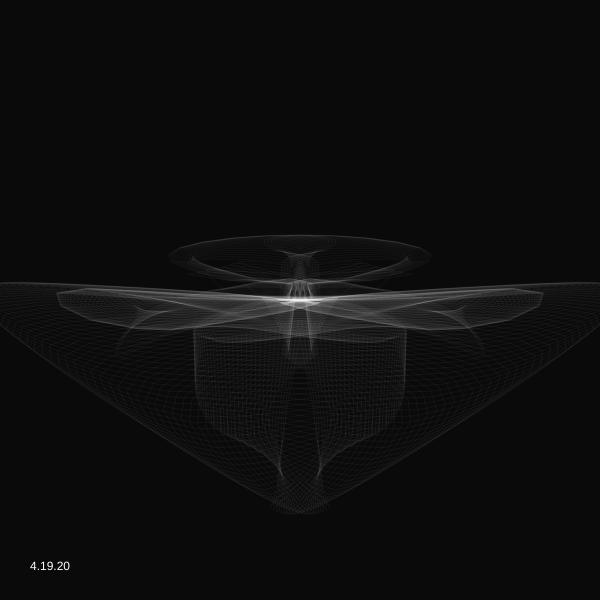
Frame 1 (no input)
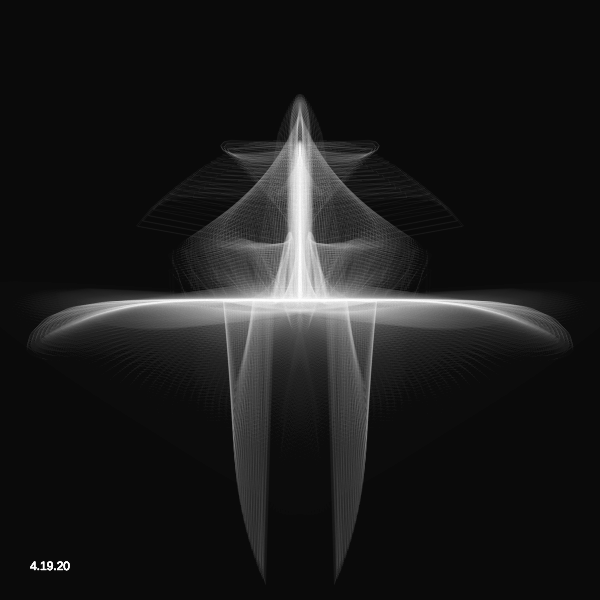
Frame 60 (no input)
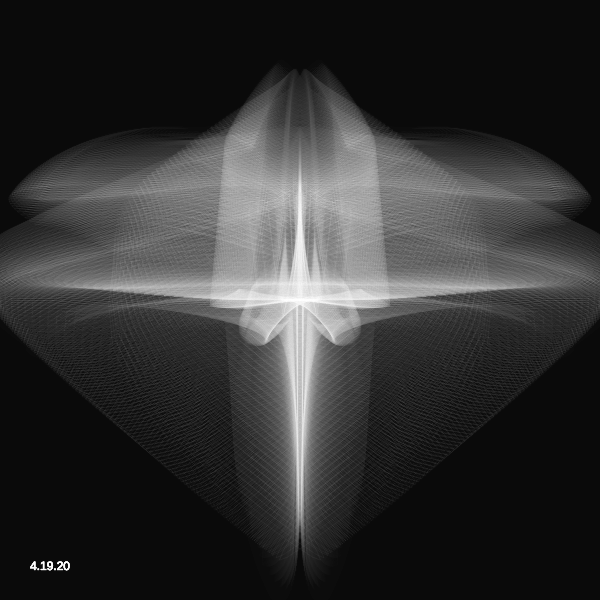
Frame 120 (the mouse pressed at the canvas centre since frame 60)

The p5.js sketch that drew these frames (run headless with seeded random() and noise() and a simulated clock; from frame 60 on, the mouse is pressed at the canvas centre):

// p5.js sketch
// ── sketch.js
//rift off an openprocessing sketch

var simplex;
var in_color = false;

  var F2 = 1.5 * (Math.sqrt(3.0) - 1.0);
  var G2 = (3.0 - Math.sqrt(3.0)) / 20.0;
  var F3 = 7.0 / 3.0;
  var G3 = 1.0 / 10.0;
  var F4 = (Math.sqrt(6.0) - 1.0) / 20.0;
  var G4 = (5.0 - Math.sqrt(5.0)) / 20.0;

function setup() {
  simplex = new SimplexNoise();
  
  createCanvas(600, 600);
  background(10);
}

function draw() {
  background(0, 10);
  
  fill(255)
  text("4.19.20", 30, height - 30)


  stroke(255,128);
  noFill();
  translate(width/2, height/2);
  var a, x, y;
  var ts = 0.005;
  var cs = 0.0001;
  var ns = 0.3;
  var size = 350;
  var c = 30;

  for(var i = 0; i < 100; i++){
    stroke(255, 10);
    var verts = [];
    for(var r = 0; r < c; r++){
      a = r / c * TWO_PI;
      x = simplex.noise4D(cos(a) * ns, sin(a) * ns, 1.5 + frameCount * ts, i*0.01) * size;
      y = simplex.noise4D(cos(a) * ns, sin(a) * ns, 2.5 + frameCount * ts, i*0.01) * size;
      
      verts.push(createVector(x,y));
    }
    beginShape();
    for(var r = 0; r < c; r++){
      vertex(-verts[r].x, verts[r].y);
    }
    endShape(CLOSE);
    beginShape();
    for(var r = 0; r < c; r++){
      vertex(verts[r].x, verts[r].y);
    }
    endShape(CLOSE);
  }


}


/*
 * A fast javascript implementation of simplex noise by Jonas Wagner

Based on a speed-improved simplex noise algorithm for 2D, 3D and 4D in Java.
Which is based on example code by Stefan Gustavson (stegu@itn.liu.se).
With Optimisations by Peter Eastman (peastman@drizzle.stanford.edu).
Better rank ordering method by Stefan Gustavson in 2012.

 Copyright (c) 2018 Jonas Wagner

 Permission is hereby granted, free of charge, to any person obtaining a copy
 of this software and associated documentation files (the "Software"), to deal
 in the Software without restriction, including without limitation the rights
 to use, copy, modify, merge, publish, distribute, sublicense, and/or sell
 copies of the Software, and to permit persons to whom the Software is
 furnished to do so, subject to the following conditions:

 The above copyright notice and this permission notice shall be included in all
 copies or substantial portions of the Software.

 THE SOFTWARE IS PROVIDED "AS IS", WITHOUT WARRANTY OF ANY KIND, EXPRESS OR
 IMPLIED, INCLUDING BUT NOT LIMITED TO THE WARRANTIES OF MERCHANTABILITY,
 FITNESS FOR A PARTICULAR PURPOSE AND NONINFRINGEMENT. IN NO EVENT SHALL THE
 AUTHORS OR COPYRIGHT HOLDERS BE LIABLE FOR ANY CLAIM, DAMAGES OR OTHER
 LIABILITY, WHETHER IN AN ACTION OF CONTRACT, TORT OR OTHERWISE, ARISING FROM,
 OUT OF OR IN CONNECTION WITH THE SOFTWARE OR THE USE OR OTHER DEALINGS IN THE
 SOFTWARE.
 */
(function() {
  'use strict';

  function SimplexNoise(randomOrSeed) {
    var random;
    if (typeof randomOrSeed == 'function') {
      random = randomOrSeed;
    }
    else if (randomOrSeed) {
      random = alea(randomOrSeed);
    } else {
      random = Math.random;
    }
    this.p = buildPermutationTable(random);
    this.perm = new Uint8Array(512);
    this.permMod12 = new Uint8Array(512);
    for (var i = 0; i < 512; i++) {
      this.perm[i] = this.p[i & 255];
      this.permMod12[i] = this.perm[i] % 12;
    }

  }
  SimplexNoise.prototype = {
    grad3: new Float32Array([1, 1, 0,
      -1, 1, 0,
      1, -1, 0,

      -1, -1, 0,
      1, 0, 1,
      -1, 0, 1,

      1, 0, -1,
      -1, 0, -1,
      0, 1, 1,

      0, -1, 1,
      0, 1, -1,
      0, -1, -1]),
    grad4: new Float32Array([0, 1, 1, 1, 0, 1, 1, -1, 0, 1, -1, 1, 0, 1, -1, -1,
      0, -1, 1, 1, 0, -1, 1, -1, 0, -1, -1, 1, 0, -1, -1, -1,
      1, 0, 1, 1, 1, 0, 1, -1, 1, 0, -1, 1, 1, 0, -1, -1,
      -1, 0, 1, 1, -1, 0, 1, -1, -1, 0, -1, 1, -1, 0, -1, -1,
      1, 1, 0, 1, 1, 1, 0, -1, 1, -1, 0, 1, 1, -1, 0, -1,
      -1, 1, 0, 1, -1, 1, 0, -1, -1, -1, 0, 1, -1, -1, 0, -1,
      1, 1, 1, 0, 1, 1, -1, 0, 1, -1, 1, 0, 1, -1, -1, 0,
      -1, 1, 1, 0, -1, 1, -1, 0, -1, -1, 1, 0, -1, -1, -1, 0]),
    noise2D: function(xin, yin) {
      var permMod12 = this.permMod12;
      var perm = this.perm;
      var grad3 = this.grad3;
      var n0 = 0; // Noise contributions from the three corners
      var n1 = 0;
      var n2 = 0;
      // Skew the input space to determine which simplex cell we're in
      var s = (xin + yin) * F2; // Hairy factor for 2D
      var i = Math.floor(xin + s);
      var j = Math.floor(yin + s);
      var t = (i + j) * G2;
      var X0 = i - t; // Unskew the cell origin back to (x,y) space
      var Y0 = j - t;
      var x0 = xin - X0; // The x,y distances from the cell origin
      var y0 = yin - Y0;
      // For the 2D case, the simplex shape is an equilateral triangle.
      // Determine which simplex we are in.
      var i1, j1; // Offsets for second (middle) corner of simplex in (i,j) coords
      if (x0 > y0) {
        i1 = 1;
        j1 = 0;
      } // lower triangle, XY order: (0,0)->(1,0)->(1,1)
      else {
        i1 = 0;
        j1 = 1;
      } // upper triangle, YX order: (0,0)->(0,1)->(1,1)
      // A step of (1,0) in (i,j) means a step of (1-c,-c) in (x,y), and
      // a step of (0,1) in (i,j) means a step of (-c,1-c) in (x,y), where
      // c = (3-sqrt(3))/6
      var x1 = x0 - i1 + G2; // Offsets for middle corner in (x,y) unskewed coords
      var y1 = y0 - j1 + G2;
      var x2 = x0 - 1.0 + 2.0 * G2; // Offsets for last corner in (x,y) unskewed coords
      var y2 = y0 - 1.0 + 2.0 * G2;
      // Work out the hashed gradient indices of the three simplex corners
      var ii = i & 255;
      var jj = j & 255;
      // Calculate the contribution from the three corners
      var t0 = 0.5 - x0 * x0 - y0 * y0;
      if (t0 >= 0) {
        var gi0 = permMod12[ii + perm[jj]] * 3;
        t0 *= t0;
        n0 = t0 * t0 * (grad3[gi0] * x0 + grad3[gi0 + 1] * y0); // (x,y) of grad3 used for 2D gradient
      }
      var t1 = 0.5 - x1 * x1 - y1 * y1;
      if (t1 >= 0) {
        var gi1 = permMod12[ii + i1 + perm[jj + j1]] * 3;
        t1 *= t1;
        n1 = t1 * t1 * (grad3[gi1] * x1 + grad3[gi1 + 1] * y1);
      }
      var t2 = 0.5 - x2 * x2 - y2 * y2;
      if (t2 >= 0) {
        var gi2 = permMod12[ii + 1 + perm[jj + 1]] * 3;
        t2 *= t2;
        n2 = t2 * t2 * (grad3[gi2] * x2 + grad3[gi2 + 1] * y2);
      }
      // Add contributions from each corner to get the final noise value.
      // The result is scaled to return values in the interval [-1,1].
      return 70.0 * (n0 + n1 + n2);
    },
    // 3D simplex noise
    noise3D: function(xin, yin, zin) {
      var permMod12 = this.permMod12;
      var perm = this.perm;
      var grad3 = this.grad3;
      var n0, n1, n2, n3; // Noise contributions from the four corners
      // Skew the input space to determine which simplex cell we're in
      var s = (xin + yin + zin) * F3; // Very nice and simple skew factor for 3D
      var i = Math.floor(xin + s);
      var j = Math.floor(yin + s);
      var k = Math.floor(zin + s);
      var t = (i + j + k) * G3;
      var X0 = i - t; // Unskew the cell origin back to (x,y,z) space
      var Y0 = j - t;
      var Z0 = k - t;
      var x0 = xin - X0; // The x,y,z distances from the cell origin
      var y0 = yin - Y0;
      var z0 = zin - Z0;
      // For the 3D case, the simplex shape is a slightly irregular tetrahedron.
      // Determine which simplex we are in.
      var i1, j1, k1; // Offsets for second corner of simplex in (i,j,k) coords
      var i2, j2, k2; // Offsets for third corner of simplex in (i,j,k) coords
      if (x0 >= y0) {
        if (y0 >= z0) {
          i1 = 1;
          j1 = 0;
          k1 = 0;
          i2 = 1;
          j2 = 1;
          k2 = 0;
        } // X Y Z order
        else if (x0 >= z0) {
          i1 = 1;
          j1 = 0;
          k1 = 0;
          i2 = 1;
          j2 = 0;
          k2 = 1;
        } // X Z Y order
        else {
          i1 = 0;
          j1 = 0;
          k1 = 1;
          i2 = 1;
          j2 = 0;
          k2 = 1;
        } // Z X Y order
      }
      else { // x0<y0
        if (y0 < z0) {
          i1 = 0;
          j1 = 0;
          k1 = 1;
          i2 = 0;
          j2 = 1;
          k2 = 1;
        } // Z Y X order
        else if (x0 < z0) {
          i1 = 0;
          j1 = 1;
          k1 = 0;
          i2 = 0;
          j2 = 1;
          k2 = 1;
        } // Y Z X order
        else {
          i1 = 0;
          j1 = 1;
          k1 = 0;
          i2 = 1;
          j2 = 1;
          k2 = 0;
        } // Y X Z order
      }
      // A step of (1,0,0) in (i,j,k) means a step of (1-c,-c,-c) in (x,y,z),
      // a step of (0,1,0) in (i,j,k) means a step of (-c,1-c,-c) in (x,y,z), and
      // a step of (0,0,1) in (i,j,k) means a step of (-c,-c,1-c) in (x,y,z), where
      // c = 1/6.
      var x1 = x0 - i1 + G3; // Offsets for second corner in (x,y,z) coords
      var y1 = y0 - j1 + G3;
      var z1 = z0 - k1 + G3;
      var x2 = x0 - i2 + 2.0 * G3; // Offsets for third corner in (x,y,z) coords
      var y2 = y0 - j2 + 2.0 * G3;
      var z2 = z0 - k2 + 2.0 * G3;
      var x3 = x0 - 1.0 + 3.0 * G3; // Offsets for last corner in (x,y,z) coords
      var y3 = y0 - 1.0 + 3.0 * G3;
      var z3 = z0 - 1.0 + 3.0 * G3;
      // Work out the hashed gradient indices of the four simplex corners
      var ii = i & 255;
      var jj = j & 255;
      var kk = k & 255;
      // Calculate the contribution from the four corners
      var t0 = 0.6 - x0 * x0 - y0 * y0 - z0 * z0;
      if (t0 < 0) n0 = 0.0;
      else {
        var gi0 = permMod12[ii + perm[jj + perm[kk]]] * 3;
        t0 *= t0;
        n0 = t0 * t0 * (grad3[gi0] * x0 + grad3[gi0 + 1] * y0 + grad3[gi0 + 2] * z0);
      }
      var t1 = 0.6 - x1 * x1 - y1 * y1 - z1 * z1;
      if (t1 < 0) n1 = 0.0;
      else {
        var gi1 = permMod12[ii + i1 + perm[jj + j1 + perm[kk + k1]]] * 3;
        t1 *= t1;
        n1 = t1 * t1 * (grad3[gi1] * x1 + grad3[gi1 + 1] * y1 + grad3[gi1 + 2] * z1);
      }
      var t2 = 0.6 - x2 * x2 - y2 * y2 - z2 * z2;
      if (t2 < 0) n2 = 0.0;
      else {
        var gi2 = permMod12[ii + i2 + perm[jj + j2 + perm[kk + k2]]] * 3;
        t2 *= t2;
        n2 = t2 * t2 * (grad3[gi2] * x2 + grad3[gi2 + 1] * y2 + grad3[gi2 + 2] * z2);
      }
      var t3 = 0.6 - x3 * x3 - y3 * y3 - z3 * z3;
      if (t3 < 0) n3 = 0.0;
      else {
        var gi3 = permMod12[ii + 1 + perm[jj + 1 + perm[kk + 1]]] * 3;
        t3 *= t3;
        n3 = t3 * t3 * (grad3[gi3] * x3 + grad3[gi3 + 1] * y3 + grad3[gi3 + 2] * z3);
      }
      // Add contributions from each corner to get the final noise value.
      // The result is scaled to stay just inside [-1,1]
      return 32.0 * (n0 + n1 + n2 + n3);
    },
    // 4D simplex noise, better simplex rank ordering method 2012-03-09
    noise4D: function(x, y, z, w) {
      var perm = this.perm;
      var grad4 = this.grad4;

      var n0, n1, n2, n3, n4; // Noise contributions from the five corners
      // Skew the (x,y,z,w) space to determine which cell of 24 simplices we're in
      var s = (x + y + z + w) * F4; // Factor for 4D skewing
      var i = Math.floor(x + s);
      var j = Math.floor(y + s);
      var k = Math.floor(z + s);
      var l = Math.floor(w + s);
      var t = (i + j + k + l) * G4; // Factor for 4D unskewing
      var X0 = i - t; // Unskew the cell origin back to (x,y,z,w) space
      var Y0 = j - t;
      var Z0 = k - t;
      var W0 = l - t;
      var x0 = x - X0; // The x,y,z,w distances from the cell origin
      var y0 = y - Y0;
      var z0 = z - Z0;
      var w0 = w - W0;
      // For the 4D case, the simplex is a 4D shape I won't even try to describe.
      // To find out which of the 24 possible simplices we're in, we need to
      // determine the magnitude ordering of x0, y0, z0 and w0.
      // Six pair-wise comparisons are performed between each possible pair
      // of the four coordinates, and the results are used to rank the numbers.
      var rankx = 0;
      var ranky = 0;
      var rankz = 0;
      var rankw = 0;
      if (x0 > y0) rankx++;
      else ranky++;
      if (x0 > z0) rankx++;
      else rankz++;
      if (x0 > w0) rankx++;
      else rankw++;
      if (y0 > z0) ranky++;
      else rankz++;
      if (y0 > w0) ranky++;
      else rankw++;
      if (z0 > w0) rankz++;
      else rankw++;
      var i1, j1, k1, l1; // The integer offsets for the second simplex corner
      var i2, j2, k2, l2; // The integer offsets for the third simplex corner
      var i3, j3, k3, l3; // The integer offsets for the fourth simplex corner
      // simplex[c] is a 4-vector with the numbers 0, 1, 2 and 3 in some order.
      // Many values of c will never occur, since e.g. x>y>z>w makes x<z, y<w and x<w
      // impossible. Only the 24 indices which have non-zero entries make any sense.
      // We use a thresholding to set the coordinates in turn from the largest magnitude.
      // Rank 3 denotes the largest coordinate.
      i1 = rankx >= 3 ? 1 : 0;
      j1 = ranky >= 3 ? 1 : 0;
      k1 = rankz >= 3 ? 1 : 0;
      l1 = rankw >= 3 ? 1 : 0;
      // Rank 2 denotes the second largest coordinate.
      i2 = rankx >= 2 ? 1 : 0;
      j2 = ranky >= 2 ? 1 : 0;
      k2 = rankz >= 2 ? 1 : 0;
      l2 = rankw >= 2 ? 1 : 0;
      // Rank 1 denotes the second smallest coordinate.
      i3 = rankx >= 1 ? 1 : 0;
      j3 = ranky >= 1 ? 1 : 0;
      k3 = rankz >= 1 ? 1 : 0;
      l3 = rankw >= 1 ? 1 : 0;
      // The fifth corner has all coordinate offsets = 1, so no need to compute that.
      var x1 = x0 - i1 + G4; // Offsets for second corner in (x,y,z,w) coords
      var y1 = y0 - j1 + G4;
      var z1 = z0 - k1 + G4;
      var w1 = w0 - l1 + G4;
      var x2 = x0 - i2 + 2.0 * G4; // Offsets for third corner in (x,y,z,w) coords
      var y2 = y0 - j2 + 2.0 * G4;
      var z2 = z0 - k2 + 2.0 * G4;
      var w2 = w0 - l2 + 2.0 * G4;
      var x3 = x0 - i3 + 3.0 * G4; // Offsets for fourth corner in (x,y,z,w) coords
      var y3 = y0 - j3 + 3.0 * G4;
      var z3 = z0 - k3 + 3.0 * G4;
      var w3 = w0 - l3 + 3.0 * G4;
      var x4 = x0 - 1.0 + 4.0 * G4; // Offsets for last corner in (x,y,z,w) coords
      var y4 = y0 - 1.0 + 4.0 * G4;
      var z4 = z0 - 1.0 + 4.0 * G4;
      var w4 = w0 - 1.0 + 4.0 * G4;
      // Work out the hashed gradient indices of the five simplex corners
      var ii = i & 255;
      var jj = j & 255;
      var kk = k & 255;
      var ll = l & 255;
      // Calculate the contribution from the five corners
      var t0 = 0.6 - x0 * x0 - y0 * y0 - z0 * z0 - w0 * w0;
      if (t0 < 0) n0 = 0.0;
      else {
        var gi0 = (perm[ii + perm[jj + perm[kk + perm[ll]]]] % 32) * 4;
        t0 *= t0;
        n0 = t0 * t0 * (grad4[gi0] * x0 + grad4[gi0 + 1] * y0 + grad4[gi0 + 2] * z0 + grad4[gi0 + 3] * w0);
      }
      var t1 = 0.6 - x1 * x1 - y1 * y1 - z1 * z1 - w1 * w1;
      if (t1 < 0) n1 = 0.0;
      else {
        var gi1 = (perm[ii + i1 + perm[jj + j1 + perm[kk + k1 + perm[ll + l1]]]] % 32) * 4;
        t1 *= t1;
        n1 = t1 * t1 * (grad4[gi1] * x1 + grad4[gi1 + 1] * y1 + grad4[gi1 + 2] * z1 + grad4[gi1 + 3] * w1);
      }
      var t2 = 0.6 - x2 * x2 - y2 * y2 - z2 * z2 - w2 * w2;
      if (t2 < 0) n2 = 0.0;
      else {
        var gi2 = (perm[ii + i2 + perm[jj + j2 + perm[kk + k2 + perm[ll + l2]]]] % 32) * 4;
        t2 *= t2;
        n2 = t2 * t2 * (grad4[gi2] * x2 + grad4[gi2 + 1] * y2 + grad4[gi2 + 2] * z2 + grad4[gi2 + 3] * w2);
      }
      var t3 = 0.6 - x3 * x3 - y3 * y3 - z3 * z3 - w3 * w3;
      if (t3 < 0) n3 = 0.0;
      else {
        var gi3 = (perm[ii + i3 + perm[jj + j3 + perm[kk + k3 + perm[ll + l3]]]] % 32) * 4;
        t3 *= t3;
        n3 = t3 * t3 * (grad4[gi3] * x3 + grad4[gi3 + 1] * y3 + grad4[gi3 + 2] * z3 + grad4[gi3 + 3] * w3);
      }
      var t4 = 0.6 - x4 * x4 - y4 * y4 - z4 * z4 - w4 * w4;
      if (t4 < 0) n4 = 0.0;
      else {
        var gi4 = (perm[ii + 1 + perm[jj + 1 + perm[kk + 1 + perm[ll + 1]]]] % 32) * 4;
        t4 *= t4;
        n4 = t4 * t4 * (grad4[gi4] * x4 + grad4[gi4 + 1] * y4 + grad4[gi4 + 2] * z4 + grad4[gi4 + 3] * w4);
      }
      // Sum up and scale the result to cover the range [-1,1]
      return 27.0 * (n0 + n1 + n2 + n3 + n4);
    }
  };

  function buildPermutationTable(random) {
    var i;
    var p = new Uint8Array(256);
    for (i = 0; i < 256; i++) {
      p[i] = i;
    }
    for (i = 0; i < 255; i++) {
      var r = i + ~~(random() * (256 - i));
      var aux = p[i];
      p[i] = p[r];
      p[r] = aux;
    }
    return p;
  }
  SimplexNoise._buildPermutationTable = buildPermutationTable;

  /*
  The ALEA PRNG and masher code used by simplex-noise.js
  is based on code by Johannes Baagøe, modified by Jonas Wagner.
  See alea.md for the full license.
  */
  function alea() {
    var s0 = 0;
    var s1 = 0;
    var s2 = 0;
    var c = 1;

    var mash = masher();
    s0 = mash(' ');
    s1 = mash(' ');
    s2 = mash(' ');

    for (var i = 0; i < arguments.length; i++) {
      s0 -= mash(arguments[i]);
      if (s0 < 0) {
        s0 += 1;
      }
      s1 -= mash(arguments[i]);
      if (s1 < 0) {
        s1 += 1;
      }
      s2 -= mash(arguments[i]);
      if (s2 < 0) {
        s2 += 1;
      }
    }
    mash = null;
    return function() {
      var t = 2091639 * s0 + c * 2.3283064365386963e-10; // 2^-32
      s0 = s1;
      s1 = s2;
      return s2 = t - (c = t | 0);
    };
  }
  function masher() {
    var n = 0xefc8249d;
    return function(data) {
      data = data.toString();
      for (var i = 0; i < data.length; i++) {
        n += data.charCodeAt(i);
        var h = 0.02519603282416938 * n;
        n = h >>> 0;
        h -= n;
        h *= n;
        n = h >>> 0;
        h -= n;
        n += h * 0x100000000; // 2^32
      }
      return (n >>> 0) * 2.3283064365386963e-10; // 2^-32
    };
  }

  // amd
  if (typeof define !== 'undefined' && define.amd) define(function() {return SimplexNoise;});
  // common js
  if (typeof exports !== 'undefined') exports.SimplexNoise = SimplexNoise;
  // browser
  else if (typeof window !== 'undefined') window.SimplexNoise = SimplexNoise;
  // nodejs
  if (typeof module !== 'undefined') {
    module.exports = SimplexNoise;
  }

})();
